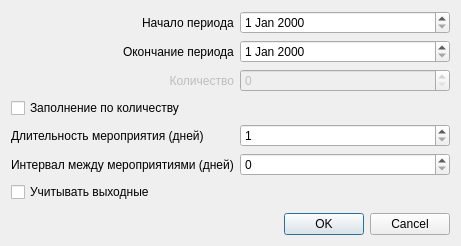
<?xml version="1.0" encoding="UTF-8"?>
<ui version="4.0">
 <class>ActionsForPeriod</class>
 <widget class="QDialog" name="ActionsForPeriod">
  <property name="geometry">
   <rect>
    <x>0</x>
    <y>0</y>
    <width>461</width>
    <height>246</height>
   </rect>
  </property>
  <property name="windowTitle">
   <string>Dialog</string>
  </property>
  <layout class="QVBoxLayout" name="verticalLayout">
   <item>
    <layout class="QGridLayout" name="gridLayout">
     <item row="4" column="0">
      <widget class="QLabel" name="lblPeriodDuration">
       <property name="text">
        <string>Длительность мероприятия (дней)</string>
       </property>
      </widget>
     </item>
     <item row="5" column="0">
      <widget class="QLabel" name="lblPeriodInterval">
       <property name="text">
        <string>Интервал между мероприятиями (дней)</string>
       </property>
      </widget>
     </item>
     <item row="2" column="1">
      <widget class="QSpinBox" name="etdAmount">
       <property name="enabled">
        <bool>false</bool>
       </property>
      </widget>
     </item>
     <item row="0" column="0" alignment="Qt::AlignRight">
      <widget class="QLabel" name="lblPeriodBegDate">
       <property name="text">
        <string>Начало периода</string>
       </property>
      </widget>
     </item>
     <item row="1" column="1">
      <widget class="CDateEdit" name="edtPeriodEndDate"/>
     </item>
     <item row="1" column="0" alignment="Qt::AlignRight">
      <widget class="QLabel" name="lblPeriodEndDate">
       <property name="text">
        <string>Окончание периода</string>
       </property>
      </widget>
     </item>
     <item row="0" column="1">
      <widget class="CDateEdit" name="edtPeriodBegDate"/>
     </item>
     <item row="2" column="0">
      <widget class="QLabel" name="lblAmount">
       <property name="enabled">
        <bool>false</bool>
       </property>
       <property name="text">
        <string>Количество</string>
       </property>
       <property name="alignment">
        <set>Qt::AlignRight|Qt::AlignTrailing|Qt::AlignVCenter</set>
       </property>
      </widget>
     </item>
     <item row="5" column="1">
      <widget class="QSpinBox" name="edtInterval">
       <property name="maximum">
        <number>9999999</number>
       </property>
      </widget>
     </item>
     <item row="4" column="1">
      <widget class="QSpinBox" name="edtDuration">
       <property name="minimum">
        <number>1</number>
       </property>
       <property name="maximum">
        <number>999999</number>
       </property>
      </widget>
     </item>
     <item row="3" column="0" colspan="2">
      <widget class="QCheckBox" name="chkFillType">
       <property name="text">
        <string>Заполнение по количеству</string>
       </property>
      </widget>
     </item>
     <item row="6" column="0" colspan="2">
      <widget class="QCheckBox" name="chkWeekend">
       <property name="text">
        <string>Учитывать выходные</string>
       </property>
      </widget>
     </item>
    </layout>
   </item>
   <item>
    <spacer name="verticalSpacer_2">
     <property name="orientation">
      <enum>Qt::Vertical</enum>
     </property>
     <property name="sizeHint" stdset="0">
      <size>
       <width>20</width>
       <height>40</height>
      </size>
     </property>
    </spacer>
   </item>
   <item>
    <widget class="QDialogButtonBox" name="buttonBox">
     <property name="orientation">
      <enum>Qt::Horizontal</enum>
     </property>
     <property name="standardButtons">
      <set>QDialogButtonBox::Cancel|QDialogButtonBox::Ok</set>
     </property>
    </widget>
   </item>
  </layout>
 </widget>
 <customwidgets>
  <customwidget>
   <class>CDateEdit</class>
   <extends>QDateEdit</extends>
   <header>library/DateEdit.h</header>
  </customwidget>
 </customwidgets>
 <tabstops>
  <tabstop>edtPeriodBegDate</tabstop>
  <tabstop>edtPeriodEndDate</tabstop>
  <tabstop>etdAmount</tabstop>
  <tabstop>chkFillType</tabstop>
  <tabstop>edtDuration</tabstop>
  <tabstop>edtInterval</tabstop>
  <tabstop>chkWeekend</tabstop>
  <tabstop>buttonBox</tabstop>
 </tabstops>
 <resources/>
 <connections>
  <connection>
   <sender>buttonBox</sender>
   <signal>accepted()</signal>
   <receiver>ActionsForPeriod</receiver>
   <slot>accept()</slot>
   <hints>
    <hint type="sourcelabel">
     <x>248</x>
     <y>254</y>
    </hint>
    <hint type="destinationlabel">
     <x>157</x>
     <y>274</y>
    </hint>
   </hints>
  </connection>
  <connection>
   <sender>buttonBox</sender>
   <signal>rejected()</signal>
   <receiver>ActionsForPeriod</receiver>
   <slot>reject()</slot>
   <hints>
    <hint type="sourcelabel">
     <x>316</x>
     <y>260</y>
    </hint>
    <hint type="destinationlabel">
     <x>286</x>
     <y>274</y>
    </hint>
   </hints>
  </connection>
  <connection>
   <sender>chkFillType</sender>
   <signal>toggled(bool)</signal>
   <receiver>etdAmount</receiver>
   <slot>setEnabled(bool)</slot>
   <hints>
    <hint type="sourcelabel">
     <x>230</x>
     <y>96</y>
    </hint>
    <hint type="destinationlabel">
     <x>342</x>
     <y>71</y>
    </hint>
   </hints>
  </connection>
  <connection>
   <sender>chkFillType</sender>
   <signal>toggled(bool)</signal>
   <receiver>lblAmount</receiver>
   <slot>setEnabled(bool)</slot>
   <hints>
    <hint type="sourcelabel">
     <x>230</x>
     <y>96</y>
    </hint>
    <hint type="destinationlabel">
     <x>118</x>
     <y>71</y>
    </hint>
   </hints>
  </connection>
  <connection>
   <sender>chkFillType</sender>
   <signal>toggled(bool)</signal>
   <receiver>edtPeriodEndDate</receiver>
   <slot>setDisabled(bool)</slot>
   <hints>
    <hint type="sourcelabel">
     <x>230</x>
     <y>96</y>
    </hint>
    <hint type="destinationlabel">
     <x>342</x>
     <y>45</y>
    </hint>
   </hints>
  </connection>
  <connection>
   <sender>chkFillType</sender>
   <signal>toggled(bool)</signal>
   <receiver>lblPeriodEndDate</receiver>
   <slot>setDisabled(bool)</slot>
   <hints>
    <hint type="sourcelabel">
     <x>230</x>
     <y>96</y>
    </hint>
    <hint type="destinationlabel">
     <x>176</x>
     <y>45</y>
    </hint>
   </hints>
  </connection>
 </connections>
</ui>
